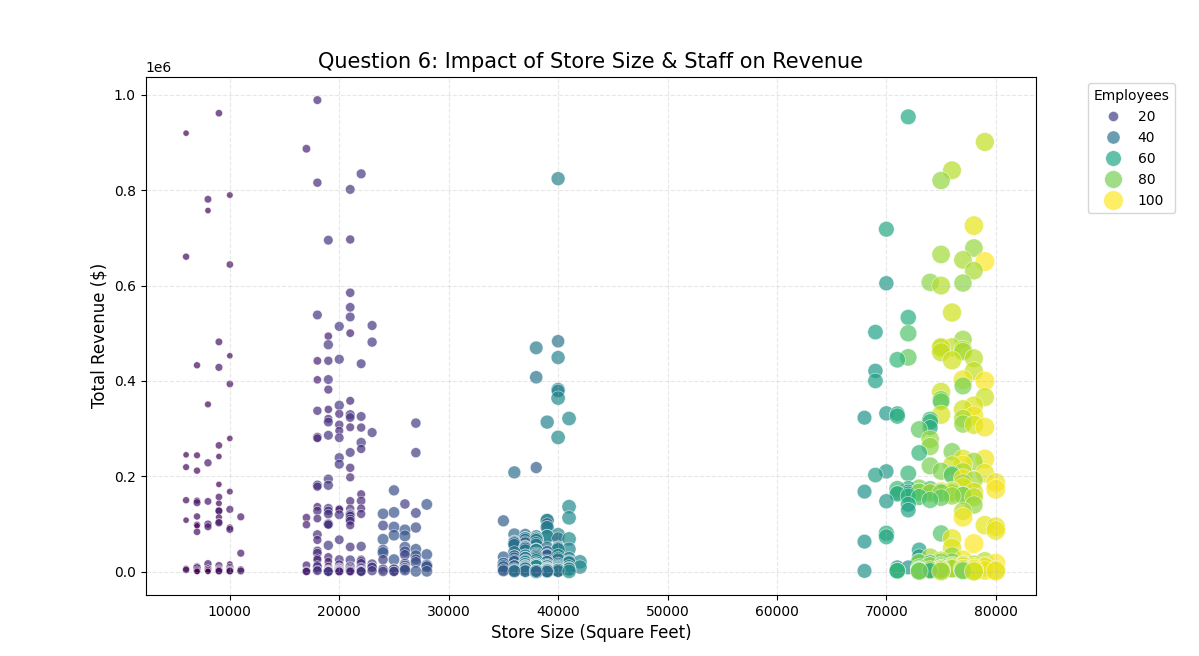

This chart was generated by the following Python code:
import pandas as pd
import seaborn as sns
import matplotlib.pyplot as plt

store_data = pd.read_csv(r'C:\Generation Data Analyst Bootcamp\interim project\question6\store_size_employees.csv')


# To see which factor matters more: Size or Staff?
corr_size = store_data['SquareFeet'].corr(store_data['TotalRevenue'])
corr_staff = store_data['NumberEmployees'].corr(store_data['TotalRevenue'])

print(f"Correlation (Size vs Revenue): {corr_size:.4f}")
print(f"Correlation (Staff vs Revenue): {corr_staff:.4f}")


# VISUALIZATION: BUBBLE CHART 
plt.figure(figsize=(12, 8))

# We use a Scatterplot where 'hue' (color) and 'size' both represent the Number of Employees
sns.scatterplot(
    data=store_data, 
    x='SquareFeet', 
    y='TotalRevenue', 
    size='NumberEmployees',  # The dots get bigger with more staff
    hue='NumberEmployees',   # The dots get darker with more staff
    sizes=(20, 200),         # Range of dot sizes
    palette='viridis',       # Color scheme
    alpha=0.7                # Transparency so you can see overlapping dots
)

plt.title('Question 6: Impact of Store Size & Staff on Revenue', fontsize=15)
plt.xlabel('Store Size (Square Feet)', fontsize=12)
plt.ylabel('Total Revenue ($)', fontsize=12)
plt.grid(True, linestyle='--', alpha=0.3)
plt.legend(title='Employees', bbox_to_anchor=(1.05, 1), loc='upper left')

plt.savefig('question6_bubble_chart.png')
plt.show()
